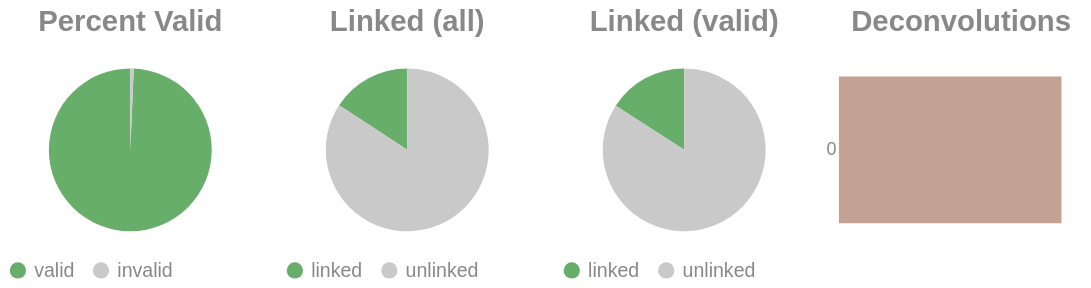

Notebook cell for this chart:
### Code cell
if SKIPLR:
    pass
else:
    clash = Counter()
    for i in valids['molecule'].to_list():
        _mol = i.split("-")
        if len(_mol) == 1:
            clash.update('0')
        else:
            clash.update(_mol[-1])

    _d = {"deconvolutions": [], 'count': []}
    for k,v in clash.items():
        _d['deconvolutions'].append(k)
        _d['count'].append(v)

    tot_valid = valids['reads'].sum()
    mask = valids['reads'] >= 2
    n_linked_reads = valids.filter(mask)['reads'].sum()
    if n_linked_reads == 0:
        print_html("No linked molecules (>=2 reads) were detected; skipping linked-only distributions.")
        SKIPLR = True
    else:
        perc_valid = round(tot_valid / n_reads, 4)
        linked_perc_abs = round(n_linked_reads / n_reads, 4)
        linked_perc = round(n_linked_reads / tot_valid, 4)

    _valid = pl.DataFrame({"valids": ['valid', 'invalid'], "count": [tot_valid, n_reads - tot_valid]})
    _linked_abs = pl.DataFrame({"linked (absolute)": ['linked', 'unlinked'], "count": [n_linked_reads, n_reads - n_linked_reads]})
    _linked_rel = pl.DataFrame({"linked (valids)": ['linked', 'unlinked'], "count": [n_linked_reads, tot_valid - n_linked_reads]})

    (
        alt.hconcat(
            piechart(_valid, goodval = 'valid', title = "Percent Valid"),
            piechart(_linked_abs, goodval = "linked", title =  "Linked (all)"),
            piechart(_linked_rel, goodval = "linked", title =  "Linked (valid)"),
            convolutionbar(pl.DataFrame(_d), title = "Deconvolutions"),
            center = True,
            bounds = 'flush'
        )
        .resolve_scale(color='independent')
        .resolve_legend('independent')
        .properties(usermeta={'embedOptions': {"actions": False}})
    ).display()

### Figure 1 — Vega-Lite specification as saved in the notebook (floating-point values rounded to 4 significant figures)
{"width": "container", "height": 400, "config": {"title": {"anchor": "start", "dy": -15, "fontSize": 18, "color": "#888888", "subtitleColor": "#888888", "subtitleFontSize": 14}, "arc": {"fill": "#0072B2"}, "axis": {"domainColor": "#888888", "domainWidth": 0.5, "gridWidth": 0.2, "grid": false, "titleFontWeight": 400, "titleFontSize": 15, "labelFontSize": 11, "labelColor": "#888888", "tickColor": "#888888", "tickWidth": 0.2, "titleColor": "#888888"}, "axisBand": {"grid": false}, "axisX": {"grid": true, "tickSize": 10, "domainCap": "round"}, "axisY": {"domain": false, "grid": true, "tickSize": 0, "domainCap": "round"}, "background": "transparent", "header": {"labelFontSize": 15, "labelColor": "#888888", "titleFontSize": 15, "titleFontWeight": 600, "titleColor": "#888888"}, "legend": {"labelFont": "sans-serif", "labelFontSize": 12, "labelColor": "#888888", "symbolSize": 100, "symbolType": "circle", "titleFontSize": 12, "titlePadding": 10, "titleColor": "#888888", "title": null}, "range": {"category": ["#E69F00", "#56B4E9", "#009E73", "#F0E442", "#0072B2", "#D55E00", "#CC79A7", "#000000"], "diverging": ["#cfe8f3", "#a2d4ec", "#73bfe2", "#46abdb", "#1696d2", "#12719e"]}, "area": {"fill": "#0072B2", "fillOpacity": 0.7, "line": true, "strokeOpacity": 0.7}, "line": {"color": "#0072B2", "stroke": "#0072B2", "strokeWidth": 2}, "trail": {"color": "#0072B2", "stroke": "#0072B2", "strokeWidth": 0, "size": 1}, "point": {"filled": true, "fillOpacity": 1.0, "size": 95}, "text": {"color": "#888888", "fontSize": 11, "align": "right", "fontWeight": 400, "size": 11}, "bar": {"fill": "#0072B2", "stroke": null}, "view": {"stroke": null, "continuousWidth": 660, "continuousHeight": 400}}, "hconcat": [{"data": {"name": "data-b28651578e3c9cce5f1ac133b8733bbb"}, "mark": {"type": "arc"}, "encoding": {"color": {"field": "valids", "legend": {"orient": "bottom", "title": null}, "scale": {"domain": ["valid", "invalid"], "range": ["#68ae6b", "#C9C9C9"]}, "title": "Valids", "type": "nominal"}, "theta": {"field": "count", "type": "quantitative"}, "tooltip": [{"field": "valids", "title": "Valids", "type": "ordinal"}, {"field": "percent", "format": ".2%", "title": "Percent", "type": "quantitative"}, {"field": "count", "title": "Count", "type": "quantitative"}]}, "height": 100, "title": {"text": "Percent Valid", "align": "center", "anchor": "middle"}, "transform": [{"calculate": "datum.count / 3511606", "as": "percent"}], "width": 150}, {"data": {"name": "data-47a4244f4bd417f69e8118be5ea5b261"}, "mark": {"type": "arc"}, "encoding": {"color": {"field": "linked (absolute)", "legend": {"orient": "bottom", "title": null}, "scale": {"domain": ["linked", "unlinked"], "range": ["#68ae6b", "#C9C9C9"]}, "title": "Linked (Absolute)", "type": "nominal"}, "theta": {"field": "count", "type": "quantitative"}, "tooltip": [{"field": "linked (absolute)", "title": "Linked (Absolute)", "type": "ordinal"}, {"field": "percent", "format": ".2%", "title": "Percent", "type": "quantitative"}, {"field": "count", "title": "Count", "type": "quantitative"}]}, "height": 100, "title": {"text": "Linked (all)", "align": "center", "anchor": "middle"}, "transform": [{"calculate": "datum.count / 3511606", "as": "percent"}], "width": 150}, {"data": {"name": "data-d684c6dd94df0ce6dfe5e242d346e8a7"}, "mark": {"type": "arc"}, "encoding": {"color": {"field": "linked (valids)", "legend": {"orient": "bottom", "title": null}, "scale": {"domain": ["linked", "unlinked"], "range": ["#68ae6b", "#C9C9C9"]}, "title": "Linked (Valids)", "type": "nominal"}, "theta": {"field": "count", "type": "quantitative"}, "tooltip": [{"field": "linked (valids)", "title": "Linked (Valids)", "type": "ordinal"}, {"field": "percent", "format": ".2%", "title": "Percent", "type": "quantitative"}, {"field": "count", "title": "Count", "type": "quantitative"}]}, "height": 100, "title": {"text": "Linked (valid)", "align": "center", "anchor": "middle"}, "transform": [{"calculate": "datum.count / 3487951", "as": "percent"}], "width": 150}, {"data": {"name": "data-3688f5a9128c4058ea8f68a5ec0bb66f"}, "mark": {"type": "bar"}, "encoding": {"color": {"field": "deconvolutions", "legend": null, "scale": {"scheme": "lightgreyred"}, "type": "nominal"}, "tooltip": [{"field": "deconvolutions", "title": "Deconvolutions", "type": "ordinal"}, {"field": "percent", "format": ".2%", "title": "Percent", "type": "quantitative"}, {"field": "count", "title": "Count", "type": "quantitative"}], "x": {"axis": null, "field": "count", "type": "quantitative"}, "y": {"field": "deconvolutions", "sort": "ascending", "title": null, "type": "nominal"}}, "height": 100, "title": {"text": "Deconvolutions", "align": "center", "anchor": "middle"}, "transform": [{"calculate": "datum.count / 3187722", "as": "percent"}], "width": 150}], "bounds": "flush", "center": true, "resolve": {"legend": {"angle": "independent"}, "scale": {"color": "independent"}}, "usermeta": {"embedOptions": {"actions": false}}, "$schema": "https://vega.github.io/schema/vega-lite/v6.1.0.json", "datasets": {"data-b28651578e3c9cce5f1ac133b8733bbb": [{"valids": "valid", "count": 3487951}, {"valids": "invalid", "count": 23655}], "data-47a4244f4bd417f69e8118be5ea5b261": [{"linked (absolute)": "linked", "count": 554173}, {"linked (absolute)": "unlinked", "count": 2957433}], "data-d684c6dd94df0ce6dfe5e242d346e8a7": [{"linked (valids)": "linked", "count": 554173}, {"linked (valids)": "unlinked", "count": 2933778}], "data-3688f5a9128c4058ea8f68a5ec0bb66f": [{"deconvolutions": "0", "count": 3187722}]}}
